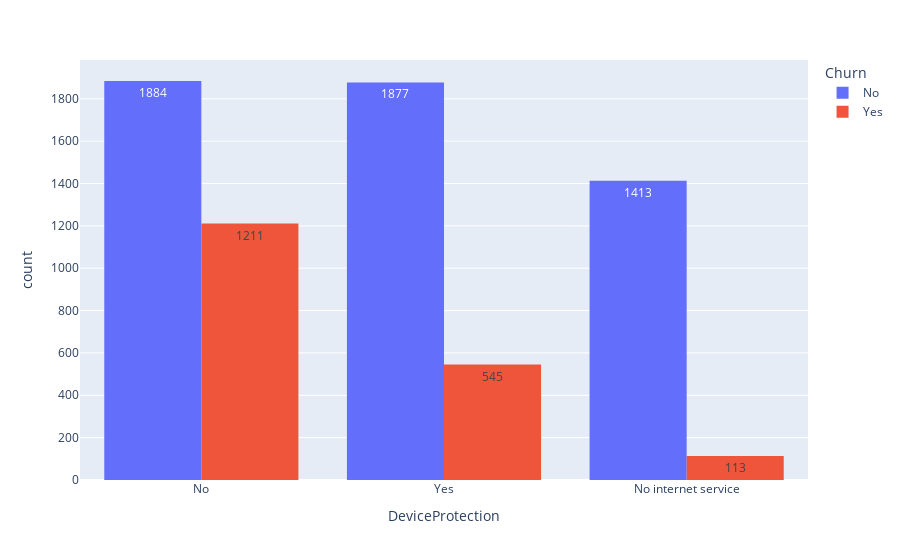

The notebook cell saved with this chart:
### Markdown cell above
### Device Protection

### Code cell
px.histogram(churn, x='DeviceProtection', color='Churn', text_auto=True, barmode='group')

### Figure 1 — Plotly figure (JSON) as saved in the notebook; plotly's stock layout.template omitted (floating-point values rounded to 4 significant figures; data arrays with more than 128 entries replaced by an {"elided": "..."} marker saying what was removed)
{"data": [{"alignmentgroup": "True", "bingroup": "x", "hovertemplate": "Churn=No<br>DeviceProtection=%{x}<br>count=%{y}<extra></extra>", "legendgroup": "No", "marker": {"color": "#636efa", "pattern": {"shape": ""}}, "name": "No", "offsetgroup": "No", "orientation": "v", "showlegend": true, "texttemplate": "%{value}", "type": "histogram", "x": {"elided": "5174 str values"}, "xaxis": "x", "yaxis": "y"}, {"alignmentgroup": "True", "bingroup": "x", "hovertemplate": "Churn=Yes<br>DeviceProtection=%{x}<br>count=%{y}<extra></extra>", "legendgroup": "Yes", "marker": {"color": "#EF553B", "pattern": {"shape": ""}}, "name": "Yes", "offsetgroup": "Yes", "orientation": "v", "showlegend": true, "texttemplate": "%{value}", "type": "histogram", "x": {"elided": "1869 str values"}, "xaxis": "x", "yaxis": "y"}], "layout": {"barmode": "group", "legend": {"title": {"text": "Churn"}, "tracegroupgap": 0}, "margin": {"t": 60}, "xaxis": {"anchor": "y", "domain": [0, 1], "title": {"text": "DeviceProtection"}}, "yaxis": {"anchor": "x", "domain": [0, 1], "title": {"text": "count"}}}}
